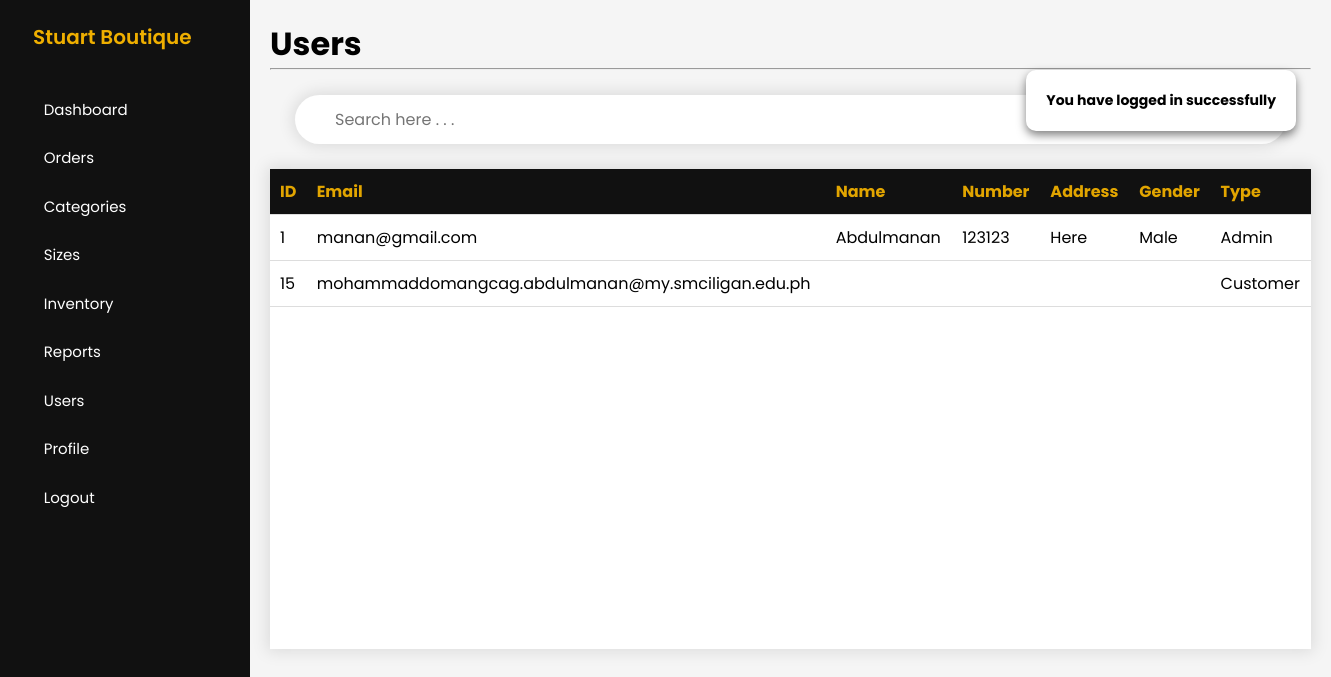
Page /admin/view-users.php (signed in) on the earlier database version.
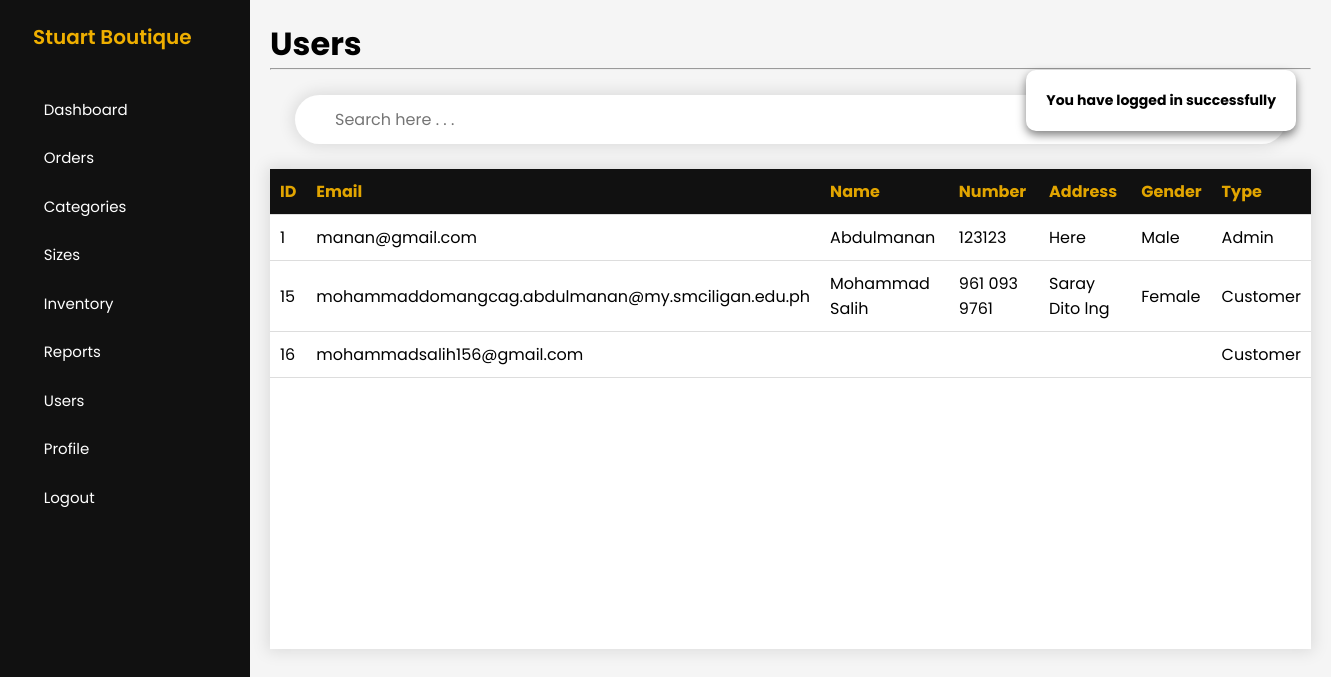
Same page on the later database version.
### tables this page shows
CREATE TABLE `users` (
  `userID` int(11) NOT NULL,
  `userFullname` varchar(255) DEFAULT NULL,
  `userNumber` varchar(20) DEFAULT NULL,
  `userAddress` varchar(255) DEFAULT NULL,
  `userGender` varchar(255) DEFAULT NULL,
  `userEmail` varchar(255) NOT NULL,
  `userPassword` varchar(255) NOT NULL,
  `userCode` int(255) DEFAULT NULL,
  `userType` tinyint(1) DEFAULT 0 COMMENT '0=customer, 1=admin'
);

### config/DatabaseConnection.php (called while the page is built, shortened)
<?php
    class DatabaseConnection
    {
        public function __construct()
        {
            $this->conn = new mysqli(HOSTNAME,USERNAME,PASSWORD,DATABASE);
        }
    }
?>

### admin/controllers/UsersController.php (called while the page is built, shortened)
<?php
    class UsersController
    {
        private $conn;
        public function __construct()
        {
            $db = new DatabaseConnection;
            $this->conn = $db->conn;
        }
        public function rows($row)
        {
            return $data = [
                'id' => $row['userID'],
                'fullname' => $row['userFullname'],
                'number' => $row['userNumber'],
                'address' => $row['userAddress'],
                'gender' => $row['userGender'],
                'email' => $row['userEmail'],
                'type' => $row['userType']
            ];
        }
        public function get()
        {
            $getDataQuery = "
                SELECT *
                FROM users
                ORDER BY userType=0
            ";
            $result = $this->conn->query($getDataQuery);
            if($result->num_rows > 0){
                return $result;
            }else{
                return false;
            }
        }
    }
?>

### admin/view-users.php (the view, shortened to what this page needs)
<?php
    include_once 'controllers/UsersController.php';
    $users = new UsersController;
    include 'includes/header.php';
    include 'includes/sidebar.php';
?>
<main>
    <h1>Users</h1>
    <hr>
    <div class="search-container">
        <input type="text" id="myInput" onkeyup="filterTable()" placeholder="Search here . . ." title="Type in a name">
    </div>
        <div class="table-container">
            <div class="scroll-table">
                <table class="child-table" id="inventoryTable">
                    <thead>
                        <tr>
                            <th>ID</th>
                            <th>Email</th>
                            <th>Name</th>
                            <th>Number</th>
                            <th>Address</th>
                            <th>Gender</th>
                            <th>Type</th>
                        </tr>
                    </thead>
                    <tbody>
                        <?php
                            $resultGet = $users->get();
                            if(!$resultGet){
                                showMessage('No Inventory Record Found');
                            }else{
                                foreach($resultGet as $inventoryRows) :
                                    $data = $users->rows($inventoryRows);
                        ?>
                        <tr>
                            <td>
                                <?= $data['id'] ?>
                            </td>
                            <td>
                                <?= $data['email'] ?>
                            </td>
                            <td>
                                <?= $data['fullname'] ?>
                            </td>
                            <td>
                                <?= $data['number'] ?>
                            </td>
                            <td>
                                <?= $data['address'] ?>
                            </td>
                            <td>
                                <?= $data['gender'] ?>
                            </td>
                            <td>
                                <?php
                                    if($data['type'] == 0){
                                        $type = 'Customer';
                                    }else{
                                        $type = 'Admin';
                                    }
                                ?>
                                <?= $type ?>
                            </td>
                        </tr>
                        <?php
                                endforeach;
                            }
                        ?>
                    </tbody>
                </table>
            </div>
        </div>
</main>
<?php include 'includes/footer.php'; ?>

### admin/includes/header.php (shortened to what this page needs)
<!DOCTYPE html>
<html lang="en">
<head>
    <link rel="stylesheet" href="https://cdnjs.cloudflare.com/ajax/libs/font-awesome/6.6.0/css/all.min.css" />
    <link rel="stylesheet" href="css/sidebar4.css?v=2.8">
</head>
<body>

### admin/includes/sidebar.php (shortened to what this page needs)
<?php if(isset($_SESSION['authenticated'])) : ?>
<?php
    $page = substr($_SERVER['SCRIPT_NAME'], strrpos($_SERVER['SCRIPT_NAME'], '/')+1);
?>
<div class="main-content">
    <aside id="sidebar">
        <?php if(isset($_SESSION['authenticated'])) : ?>
        <ul>
            <li>
                <span class="logo">Stuart Boutique</span>
                <button onclick="toggleSidebar()" id="toggle-btn">
                </button>
            </li>
            <li class="<?= $page == 'view-dashboard.php' ? 'active':'' ?>">
                <a href="view-dashboard.php">
                    <span>Dashboard</span>
                </a>
            </li>
            <li class="<?= $page == 'view-orders.php' ? 'active':'' ?>">
                <a href="view-order.php">
                    <span>Orders</span>
                </a>
            </li>
            <li>
                <button onclick="toggleSubMenu(this)" class="dropdown-btn">
                    <span>Categories</span>
                </button>
            </li>
            <li>
                <button onclick="toggleSubMenu(this)" class="dropdown-btn">
                    <span>Sizes</span>
                </button>
            </li>
            <li>
                <button onclick="toggleSubMenu(this)" class="dropdown-btn">
                    <span>Inventory</span>
                </button>
            </li>
            <li>
                <button onclick="toggleSubMenu(this)" class="dropdown-btn">
                    <span>Reports</span>
                </button>
            </li>
            <li>
                <button onclick="toggleSubMenu(this)" class="dropdown-btn">
                    <span>Users</span>
                </button>
            </li>
            <li class="<?= $page == 'view-profile.php' ? 'active':'' ?>">
                <a href="view-profile.php">
                    <span>Profile</span>
                </a>
            </li>
            <li>
                <form action="" method="post">
                    <button type="submit" name="logout-button" class="dropdown-btn">
                        <span>Logout</span>
                    </button>
                </form>
            </li>
        </ul>
        <?php
            endif;
        ?>
    </aside>
<?php endif; ?>

### admin/includes/footer.php (shortened to what this page needs)
<?php if(isset($_SESSION['authenticated'])) : ?>
</body>
</html>
<?php endif; ?>

### admin/css/sidebar4.css (style rules this page uses)
.search-container { padding: 25px 25px; align-items: center; display: flex; flex-direction: row; }
#myInput { width: 100%; font-size: 16px; padding: 12px 20px 12px 40px; border: none; outline: none; box-shadow: 0 0 15px 3px rgba(0, 0, 0, 0.1); border-radius: 25px; }
#sidebar { height: 100vh; width: 250px; padding: 5px 1em; background-color: #111; color: #fff; overflow-y: auto; overflow: hidden; text-wrap: nowrap; position: sticky; top: 0; align-self: start; transition: 300ms ease-in-out; }
#sidebar ul { list-style: none; }
#sidebar a, #sidebar .dropdown-btn, #sidebar .logo { border-radius: .5em; padding: .85em; text-decoration: none; color: #fff; display: flex; align-items: center; gap: 1em; font-size: 15px; }
.dropdown-btn { width: 100%; text-align: left; background: none; border: none; font: inherit; cursor: pointer; }
#sidebar a span, #sidebar .dropdown-btn span { flex-grow: 1; }

### admin/css/table7.css (style rules this page uses)
.table-container { flex: 2; background-color: #fff; box-shadow: 0 0 15px 3px rgba(0, 0, 0, 0.1); }
.scroll-table { height: 480px; overflow-y: auto; }
.child-table { border-collapse: collapse; width: 100%; background-color: #fff; }
.child-table th { position: sticky; top: 0; }
.child-table th, .child-table td { border-bottom: 1px solid #ddd; padding: 10px; text-align: left; }
.child-table th { background-color: #111; color: #E2A500; box-shadow: 0 0 15px 3px rgba(0, 0, 0, 0.1); }

Differences in the rows shown:
changed users "mohammaddomangcag.abdulmanan@my.smciligan.edu.ph": userFullname (not shown) → "Mohammad Salih"; userNumber (not shown) → "961 093 9761"; userAddress (not shown) → "Saray Dito lng"; userGender (not shown) → "Female"
added users: userID "16", userEmail "mohammadsalih156@gmail.com", userType "Customer"
